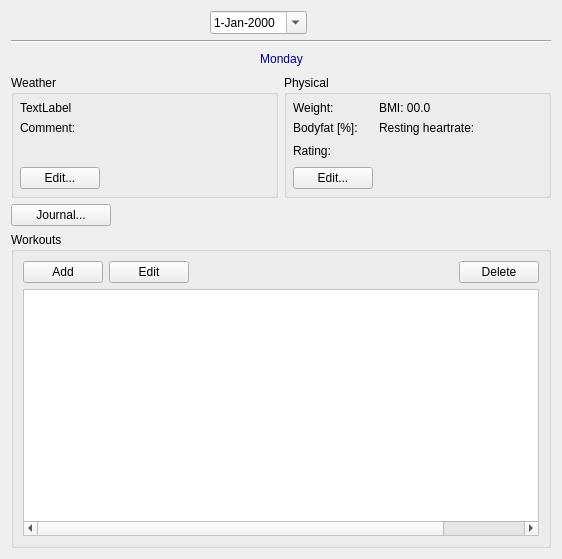
<?xml version="1.0" encoding="UTF-8"?>
<ui version="4.0">
 <class>EditorWidget</class>
 <widget class="QWidget" name="EditorWidget">
  <property name="geometry">
   <rect>
    <x>0</x>
    <y>0</y>
    <width>562</width>
    <height>559</height>
   </rect>
  </property>
  <property name="windowTitle">
   <string>Form</string>
  </property>
  <property name="styleSheet">
   <string/>
  </property>
  <layout class="QGridLayout" name="gridLayout">
   <item row="0" column="0" colspan="3">
    <layout class="QHBoxLayout" name="horizontalLayout">
     <item>
      <spacer name="horizontalSpacer_3">
       <property name="orientation">
        <enum>Qt::Horizontal</enum>
       </property>
       <property name="sizeHint" stdset="0">
        <size>
         <width>40</width>
         <height>20</height>
        </size>
       </property>
      </spacer>
     </item>
     <item>
      <widget class="QPushButton" name="prevButton">
       <property name="toolTip">
        <string>Previous</string>
       </property>
       <property name="text">
        <string/>
       </property>
       <property name="icon">
        <iconset resource="../resources/icons.qrc">
         <normaloff>:/main/icons/leftarrow.png</normaloff>:/main/icons/leftarrow.png</iconset>
       </property>
       <property name="flat">
        <bool>true</bool>
       </property>
      </widget>
     </item>
     <item>
      <widget class="QDateEdit" name="dateEdit">
       <property name="displayFormat">
        <string>d-MMM-yyyy</string>
       </property>
       <property name="calendarPopup">
        <bool>true</bool>
       </property>
      </widget>
     </item>
     <item>
      <widget class="QPushButton" name="todayButton">
       <property name="toolTip">
        <string>Today</string>
       </property>
       <property name="text">
        <string/>
       </property>
       <property name="icon">
        <iconset resource="../resources/icons.qrc">
         <normaloff>:/main/icons/cal.png</normaloff>:/main/icons/cal.png</iconset>
       </property>
       <property name="shortcut">
        <string>Ctrl+T</string>
       </property>
       <property name="flat">
        <bool>true</bool>
       </property>
      </widget>
     </item>
     <item>
      <widget class="QPushButton" name="nextButton">
       <property name="toolTip">
        <string>Next</string>
       </property>
       <property name="text">
        <string/>
       </property>
       <property name="icon">
        <iconset resource="../resources/icons.qrc">
         <normaloff>:/main/icons/rightarrow.png</normaloff>:/main/icons/rightarrow.png</iconset>
       </property>
       <property name="flat">
        <bool>true</bool>
       </property>
      </widget>
     </item>
     <item>
      <spacer name="horizontalSpacer_9">
       <property name="orientation">
        <enum>Qt::Horizontal</enum>
       </property>
       <property name="sizeHint" stdset="0">
        <size>
         <width>40</width>
         <height>20</height>
        </size>
       </property>
      </spacer>
     </item>
    </layout>
   </item>
   <item row="2" column="0">
    <spacer name="horizontalSpacer">
     <property name="orientation">
      <enum>Qt::Horizontal</enum>
     </property>
     <property name="sizeHint" stdset="0">
      <size>
       <width>40</width>
       <height>20</height>
      </size>
     </property>
    </spacer>
   </item>
   <item row="2" column="1">
    <widget class="QLabel" name="weekdayLabel">
     <property name="styleSheet">
      <string>QLabel{ color:rgb(0,0,127); font: 12pt &quot;MS Shell Dlg 2&quot;;}</string>
     </property>
     <property name="text">
      <string>Monday</string>
     </property>
     <property name="alignment">
      <set>Qt::AlignCenter</set>
     </property>
    </widget>
   </item>
   <item row="2" column="2">
    <spacer name="horizontalSpacer_2">
     <property name="orientation">
      <enum>Qt::Horizontal</enum>
     </property>
     <property name="sizeHint" stdset="0">
      <size>
       <width>40</width>
       <height>20</height>
      </size>
     </property>
    </spacer>
   </item>
   <item row="3" column="0" colspan="3">
    <layout class="QHBoxLayout" name="horizontalLayout_3">
     <item>
      <widget class="QGroupBox" name="groupBox">
       <property name="title">
        <string>Weather</string>
       </property>
       <layout class="QGridLayout" name="gridLayout_7">
        <property name="margin">
         <number>6</number>
        </property>
        <item row="3" column="0">
         <widget class="QPushButton" name="editWeather">
          <property name="text">
           <string>Edit...</string>
          </property>
         </widget>
        </item>
        <item row="3" column="1">
         <spacer name="horizontalSpacer_8">
          <property name="orientation">
           <enum>Qt::Horizontal</enum>
          </property>
          <property name="sizeHint" stdset="0">
           <size>
            <width>40</width>
            <height>20</height>
           </size>
          </property>
         </spacer>
        </item>
        <item row="2" column="0" colspan="2">
         <layout class="QFormLayout" name="formLayout">
          <item row="0" column="0">
           <widget class="QLabel" name="skyLabel">
            <property name="text">
             <string>TextLabel</string>
            </property>
           </widget>
          </item>
          <item row="0" column="1">
           <widget class="QLabel" name="tempLabel">
            <property name="text">
             <string/>
            </property>
            <property name="pixmap">
             <pixmap resource="../resources/icons.qrc">:/main/icons/weather1</pixmap>
            </property>
            <property name="scaledContents">
             <bool>false</bool>
            </property>
           </widget>
          </item>
          <item row="1" column="0" colspan="2">
           <widget class="QLabel" name="weatherNotesLabel">
            <property name="text">
             <string>Comment:</string>
            </property>
           </widget>
          </item>
         </layout>
        </item>
       </layout>
      </widget>
     </item>
     <item>
      <widget class="QGroupBox" name="groupBox_2">
       <property name="title">
        <string>Physical</string>
       </property>
       <layout class="QGridLayout" name="gridLayout_4">
        <property name="margin">
         <number>6</number>
        </property>
        <item row="0" column="0">
         <layout class="QGridLayout" name="gridLayout_3">
          <item row="0" column="0">
           <widget class="QLabel" name="weightLabel">
            <property name="text">
             <string>Weight:</string>
            </property>
           </widget>
          </item>
          <item row="0" column="1">
           <widget class="QLabel" name="bmiLabel">
            <property name="text">
             <string>BMI: 00.0</string>
            </property>
           </widget>
          </item>
          <item row="1" column="0">
           <widget class="QLabel" name="bodyfatLabel">
            <property name="text">
             <string>Bodyfat [%]:</string>
            </property>
           </widget>
          </item>
          <item row="2" column="1">
           <spacer name="horizontalSpacer_5">
            <property name="orientation">
             <enum>Qt::Horizontal</enum>
            </property>
            <property name="sizeHint" stdset="0">
             <size>
              <width>18</width>
              <height>20</height>
             </size>
            </property>
           </spacer>
          </item>
          <item row="3" column="1">
           <spacer name="horizontalSpacer_6">
            <property name="orientation">
             <enum>Qt::Horizontal</enum>
            </property>
            <property name="sizeHint" stdset="0">
             <size>
              <width>18</width>
              <height>20</height>
             </size>
            </property>
           </spacer>
          </item>
          <item row="1" column="1">
           <widget class="QLabel" name="hrLabel">
            <property name="text">
             <string>Resting heartrate:</string>
            </property>
           </widget>
          </item>
          <item row="2" column="0">
           <widget class="QLabel" name="ratingLabel">
            <property name="text">
             <string>Rating:</string>
            </property>
           </widget>
          </item>
          <item row="3" column="0">
           <widget class="QPushButton" name="editPhysical">
            <property name="text">
             <string>Edit...</string>
            </property>
           </widget>
          </item>
         </layout>
        </item>
       </layout>
      </widget>
     </item>
    </layout>
   </item>
   <item row="4" column="0">
    <widget class="QPushButton" name="pushButton">
     <property name="maximumSize">
      <size>
       <width>100</width>
       <height>16777215</height>
      </size>
     </property>
     <property name="text">
      <string>Journal...</string>
     </property>
    </widget>
   </item>
   <item row="4" column="1" colspan="2">
    <spacer name="horizontalSpacer_4">
     <property name="orientation">
      <enum>Qt::Horizontal</enum>
     </property>
     <property name="sizeHint" stdset="0">
      <size>
       <width>40</width>
       <height>20</height>
      </size>
     </property>
    </spacer>
   </item>
   <item row="5" column="0" colspan="3">
    <widget class="QGroupBox" name="groupBox_3">
     <property name="title">
      <string>Workouts</string>
     </property>
     <layout class="QGridLayout" name="gridLayout_2">
      <item row="0" column="0">
       <layout class="QHBoxLayout" name="horizontalLayout_4">
        <item>
         <widget class="QPushButton" name="addButton">
          <property name="text">
           <string>Add</string>
          </property>
         </widget>
        </item>
        <item>
         <widget class="QPushButton" name="editButton">
          <property name="text">
           <string>Edit</string>
          </property>
         </widget>
        </item>
        <item>
         <spacer name="horizontalSpacer_7">
          <property name="orientation">
           <enum>Qt::Horizontal</enum>
          </property>
          <property name="sizeHint" stdset="0">
           <size>
            <width>40</width>
            <height>20</height>
           </size>
          </property>
         </spacer>
        </item>
        <item>
         <widget class="QPushButton" name="deleteButton">
          <property name="text">
           <string>Delete</string>
          </property>
         </widget>
        </item>
       </layout>
      </item>
      <item row="1" column="0">
       <widget class="QTableWidget" name="woTable">
        <property name="styleSheet">
         <string>QTableView { background: white;}</string>
        </property>
        <property name="editTriggers">
         <set>QAbstractItemView::NoEditTriggers</set>
        </property>
        <property name="alternatingRowColors">
         <bool>true</bool>
        </property>
        <property name="selectionMode">
         <enum>QAbstractItemView::SingleSelection</enum>
        </property>
        <property name="selectionBehavior">
         <enum>QAbstractItemView::SelectRows</enum>
        </property>
        <property name="iconSize">
         <size>
          <width>24</width>
          <height>24</height>
         </size>
        </property>
        <property name="showGrid">
         <bool>false</bool>
        </property>
        <property name="sortingEnabled">
         <bool>true</bool>
        </property>
        <attribute name="horizontalHeaderVisible">
         <bool>false</bool>
        </attribute>
        <attribute name="horizontalHeaderHighlightSections">
         <bool>false</bool>
        </attribute>
        <attribute name="verticalHeaderVisible">
         <bool>false</bool>
        </attribute>
        <attribute name="verticalHeaderHighlightSections">
         <bool>false</bool>
        </attribute>
        <attribute name="verticalHeaderShowSortIndicator" stdset="0">
         <bool>false</bool>
        </attribute>
        <attribute name="verticalHeaderStretchLastSection">
         <bool>false</bool>
        </attribute>
        <attribute name="verticalHeaderVisible">
         <bool>false</bool>
        </attribute>
        <attribute name="horizontalHeaderVisible">
         <bool>false</bool>
        </attribute>
        <attribute name="verticalHeaderShowSortIndicator" stdset="0">
         <bool>false</bool>
        </attribute>
        <attribute name="horizontalHeaderHighlightSections">
         <bool>false</bool>
        </attribute>
        <attribute name="verticalHeaderHighlightSections">
         <bool>false</bool>
        </attribute>
        <attribute name="verticalHeaderStretchLastSection">
         <bool>false</bool>
        </attribute>
        <column>
         <property name="text">
          <string>id</string>
         </property>
        </column>
        <column>
         <property name="text">
          <string>starttime</string>
         </property>
        </column>
        <column>
         <property name="text">
          <string>location</string>
         </property>
        </column>
        <column>
         <property name="text">
          <string>distance</string>
         </property>
        </column>
        <column>
         <property name="text">
          <string>time</string>
         </property>
        </column>
        <column>
         <property name="text">
          <string>pace_speed</string>
         </property>
        </column>
       </widget>
      </item>
     </layout>
    </widget>
   </item>
   <item row="1" column="0" colspan="3">
    <widget class="Line" name="line">
     <property name="orientation">
      <enum>Qt::Horizontal</enum>
     </property>
    </widget>
   </item>
  </layout>
 </widget>
 <resources>
  <include location="../resources/icons.qrc"/>
 </resources>
 <connections/>
</ui>
